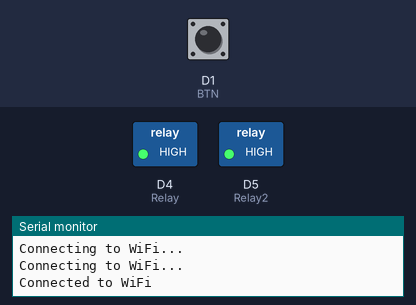
Bench run of a sketch on a simulated ESP8266 (NodeMCU). Shown: switched loads named in the sketch (green lamp = pin HIGH), the last lines printed to the serial monitor. The test bench sets the inputs (shaded band); at power-on: D1 (BTN) HIGH. WiFi joins after 1.5 s; servers stay silent unless stated; network time is answered at once with the bench clock; the local clock reads 2024-03-15 10:24:30 at power-on unless the sketch sets it; EEPROM starts erased.

Above: at 3.3 s.
3.4 s: D1 (BTN) pulled LOW for 1.95 s
At 5.8 s:
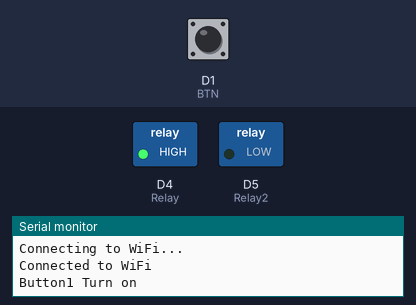
16.0 s: D1 (BTN) pulled LOW for 3.2 s
At 16.5 s:
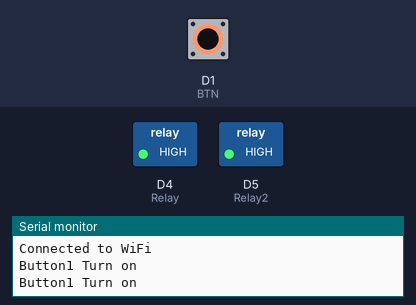
Timing chart, 0 to 19.0 s (numbered marks = the images above; inputs shaded):
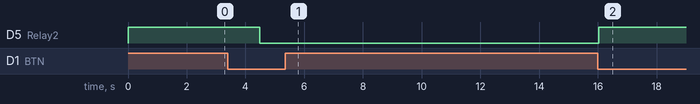

The sketch:

ESP8266-FIREBASE.ino
```cpp
#include <ESP8266WiFi.h>
#include <FirebaseArduino.h>
#include <NTPClient.h>
#include <WiFiUdp.h>
#include <SoftwareSerial.h>
#include <EEPROM.h>

// Set the time zone to GMT+8 (28800 seconds offset)
WiFiUDP ntpUDP;
NTPClient timeClient(ntpUDP, "pool.ntp.org", 28800, 60000);
SoftwareSerial btSerial(D2, D3); // Rx,Tx

#define ssid "TanzaClan"
#define password "Tanza042001*"
#define firebaseHost "jayvis-iot-app-default-rtdb.firebaseio.com"
#define firebaseAuth "cSSdpXd88OdLUtCX9YowQvkMabxcT0KVO9t67FkV"
#define BTN D1
#define decrement_pin 4
#define Relay D4
#define Relay2 D5

#define EEPROM_SIZE 512

//Day/Weeks/Months
int Day = 1;
int Week = 1;
int Month = 1;
int INCOME_DAILY = 0;

// Define the address in EEPROM to store the Day/Weeks/Months
int DAY_COUNT_ADDRESS = 0;
int WEEK_COUNT_ADDRESS = 1;
int MONTH_COUNT_ADDRESS = 2;
int DAILY_COUNT_ADDRESS = 3;

//URL
String Url_TotalIncome = "Registered Users/Xt8ZZFMRtwMG2iUerLpYicwxtjI3/TotalIncome";
String Url_DailyIncome = "Registered Users/Xt8ZZFMRtwMG2iUerLpYicwxtjI3/DailyIncome/DayIncome";
String Url_DayIncome = "Registered Users/Xt8ZZFMRtwMG2iUerLpYicwxtjI3/DailyIncome/Day";
String Url_WeeklyIncome = "Registered Users/Xt8ZZFMRtwMG2iUerLpYicwxtjI3/WeeklyIncome/Week";
String Url_WaterLevel = "Registered Users/Xt8ZZFMRtwMG2iUerLpYicwxtjI3/WaterLevel";
String Machine_Status = "Registered Users/Xt8ZZFMRtwMG2iUerLpYicwxtjI3/Machine Status";
String data;

// Define the address in EEPROM to store the button count
const int countAddress = 0;
const unsigned long TIMER_INTERVAL = 120000;
unsigned long timer = 0;
unsigned long Daily_Income = 0;
unsigned long Total_Income = 0;
unsigned long count2 = 0;
unsigned int xDailyIncome = 0;
unsigned int xTotalIncome = 0;
unsigned int xDecrement = 0;
int value = 0;
int counter = 0;
int x = 0;
bool i = 0;
bool buttonState = 0;         // current state of the button
bool lastButtonState = 0;     // previous state of the button
void setup() {
  Serial.begin(9600);
  btSerial.begin(9600);
  EEPROM.begin(EEPROM_SIZE);
  pinMode(Relay, OUTPUT);
  pinMode(Relay2, OUTPUT);
  pinMode(BTN, INPUT_PULLUP);
  pinMode(decrement_pin, INPUT_PULLUP);
  digitalWrite(Relay,HIGH);
  digitalWrite(Relay2,HIGH);
  WiFi.begin(ssid, password);

  while (WiFi.status() != WL_CONNECTED) {
    delay(1000);
    Serial.println("Connecting to WiFi...");
  }
  Serial.println("Connected to WiFi");

  Firebase.begin(firebaseHost, firebaseAuth);
  Firebase.setBool(Machine_Status, false);
  timeClient.begin();
  timeClient.update();
  //Serial.println(timeClient.getFormattedTime());

  Day = EEPROM.read(DAY_COUNT_ADDRESS);
  Week = EEPROM.read(WEEK_COUNT_ADDRESS);
  Month = EEPROM.read(MONTH_COUNT_ADDRESS);
  INCOME_DAILY = EEPROM.read(DAILY_COUNT_ADDRESS);
  Day = 1;
}

void loop() {
  bool isOnline = WiFi.status() == WL_CONNECTED;
  Firebase.setBool(Machine_Status, isOnline);
  ConnectBT();
  Timer();
  Updater();
}

void Updater(){
  if (Serial.available() > 0){
    String data = Serial.readStringUntil('\n'); // Read a line of data
    if (data.startsWith("TotalIncome: ")) { // Check if data is a count value
      Total_Income = data.substring(13).toInt(); // Extract count value from data
      Serial.print("TotalIncome: ");
      Serial.println(Total_Income);
      TotalIncome(Total_Income);
    }else if(data.startsWith("DailyIncome: ")){
      Daily_Income = data.substring(13).toInt(); // Extract count value from data
      Serial.print("DailyIncome: ");
      Serial.println(Daily_Income);
      DailyIncome(Daily_Income);
      INCOME_DAILY = Daily_Income;
      EEPROM.write(DAILY_COUNT_ADDRESS, INCOME_DAILY);
      Serial.println(INCOME_DAILY);
    }else if (data.startsWith("WaterLevel: ")) { // Check if data is a count value
      count2 = data.substring(12).toInt(); // Extract count value from data
      Serial.print("Water Level: ");
      Serial.println(count2);
      WaterLevel(count2);
    }
  }
}

void TotalIncome(int aIncrement){
  xTotalIncome = aIncrement;
  Serial.println(xTotalIncome);
  Firebase.setInt(Url_TotalIncome,xTotalIncome);
  Serial.println(timeClient.getFormattedTime());
}

void DailyIncome(int aIncrement){
  xDailyIncome = aIncrement;
  Serial.println(xDailyIncome);
  Firebase.setInt(Url_DailyIncome,xDailyIncome);
  Serial.println(timeClient.getFormattedTime());
}

// function to decrement the value
void WaterLevel(unsigned int bDecrement) {
  xDecrement = bDecrement;
  Serial.println(xDecrement);
  Firebase.setInt(Url_WaterLevel,xDecrement);
  Serial.println(timeClient.getFormattedTime());
}

void Timer(){
  timeClient.update();
  //Every 3pm will update the dailyincome to 0 and daysincome is get updated
  if(timeClient.getHours() == 15 && timeClient.getMinutes() == 0 && timeClient.getSeconds() == 0) {
      Day = Day+1;
      EEPROM.write(DAY_COUNT_ADDRESS,Day);
      Firebase.setInt(Url_DayIncome+String(Day),INCOME_DAILY);
      Serial.println(timeClient.getFormattedTime());
      delay(1000);
      Serial.println("ResetDailyIncome");
      Serial.print("The Day counter: ");
      Serial.println(Day);
  }
  delay(1000);
}

void ConnectBT(){
 while(btSerial.available()>0)
  {
    delay(10);
    char c=btSerial.read();
    if(c=='#')//end char
    {
      break;
    }
    data+=c;
  }
 Serial.println(data);// read the data from HC-05
 if(data=="1"){
   digitalWrite(Relay,LOW);
   digitalWrite(Relay2, HIGH);
   Serial.write("The machine is on");
 }
 else if(data=="0"){
   digitalWrite(Relay,HIGH);
   digitalWrite(Relay2, HIGH);
   Serial.write("The machine is off");
 }
 data="";//empty data
 delay(500);
 buttonState = digitalRead(BTN);
  if (buttonState != lastButtonState)
  {
     if (buttonState == LOW)
     {
        digitalWrite(Relay2, !digitalRead(Relay2));
        digitalWrite(Relay,HIGH);
        Serial.println("Button1 Turn on");
     }
  }
  lastButtonState = buttonState;
}
```

Measured:
- after the input at 3.4 s, D5 (Relay2): HIGH → LOW after 1.1 s
- after the input at 16.0 s, D5 (Relay2): LOW → HIGH at once
